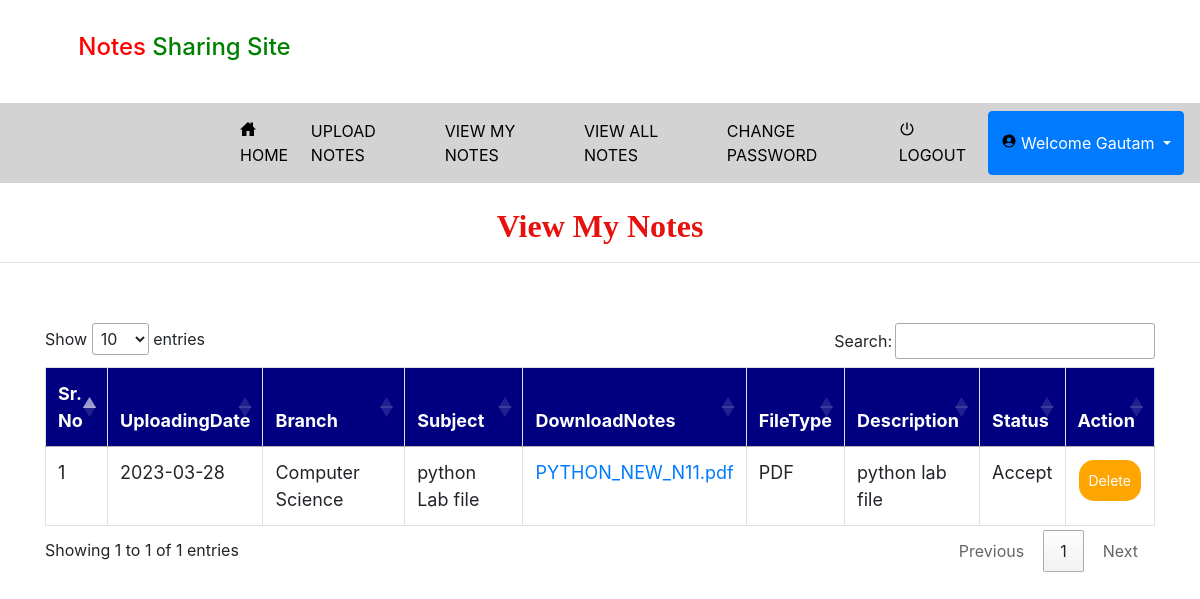
Page /view_mynotes (signed in) on the committed database.
### notes/models.py (models this page shows, shortened)
class Notes(models.Model):
    user = models.ForeignKey(User, on_delete=models.CASCADE, null=True)
    uploadingdate = models.CharField(max_length=30, null=True)
    branch = models.CharField(max_length=30, null=True)
    subject = models.CharField(max_length=30, null=True)
    notesfile = models.FileField(null=True)
    filetype = models.CharField(max_length=30, null=True)
    description = models.CharField(max_length=200, null=True)
    status = models.CharField(max_length=15, null=True)

### notes/views.py (the view)
# urls.py: path('view_mynotes', View_Mynotes, name="view_mynotes"),
def View_Mynotes(request):
    if not request.user.is_authenticated:
        return redirect('login')
    user = User.objects.get(id=request.user.id)
    notes = Notes.objects.filter(user=user)
    d = {'notes': notes}
    return render(request, 'view_mynotes.html', d)

### notes/templates/view_mynotes.html (shortened to what this page needs)
{% extends 'usernavigation.html' %}
{% block body %}
<center><h2 style = "font-family : 'Monotype Corsiva' ; color : #E6120E ; font-weight : bold;margin-top:2%">View My Notes</h2></center><hr>
 <div class="container">
<table class="table table-bordered" id="myTable">
  <thead>
  <tr>
    <th>Sr. No</th>
    <th>UploadingDate</th>
    <th>Branch</th>
    <th>Subject</th>
    <th>DownloadNotes</th>
    <th>FileType</th>
    <th>Description</th>
    <th>Status</th>
    <th>Action</th>
  </tr>
  </thead>
   <tbody>
{% for i in notes %}
  <tr>
      <td>{{forloop.counter}}</td>
    <td>{{i.uploadingdate}} </td>
    <td>{{i.branch}}</td>
    <td>{{i.subject}}</td>
      <td><a href="{{i.notesfile.url}}" download>{{i.notesfile}}</a> </td>
    <td>{{i.filetype}}</td>
    <td>{{i.description}}</td>
      <td>{{i.status}}</td>
    <td><a href="{% url 'delete_mynotes' i.id %}"><button class="button button1" onclick="return confirm('Are you sure?')">Delete</button></a></td>
  </tr>
   {% endfor %}
    </tbody>
</table>
 </div>
{% endblock %}

### notes/templates/usernavigation.html (shortened to what this page needs)
<!DOCTYPE html>
<html lang="en">
<head>
    {% load static %}
     <link rel="stylesheet" href="https://maxcdn.bootstrapcdn.com/bootstrap/4.0.0/css/bootstrap.min.css">
  <link rel = stylesheet href = "//cdn.datatables.net/1.10.19/css/jquery.dataTables.min.css">
<link rel="stylesheet" href="https://cdnjs.cloudflare.com/ajax/libs/font-awesome/4.7.0/css/font-awesome.min.css">
</head>
<body>
<div class="container">
    <h4 style="padding:3%"><span style="color:red">Notes</span> <span style="color:green"> Sharing Site</span></h4>
</div>
<nav class="navbar navbar-expand-sm" style="background-color:lightgrey">
  <ul class="navbar-nav">
   <li class="nav-item">
      <a class="nav-link" href="{% url 'home' %}" style="color:black;margin-left:200px"><ion-icon style="margin-right:2px" name="home-sharp"></ion-icon>HOME</a>
    </li>
    <li class="nav-item">
      <a class="nav-link" href="{% url 'upload_notes' %}" style="color:black">UPLOAD NOTES</a>
    </li>
    <li class="nav-item">
      <a class="nav-link" href="{% url 'view_mynotes' %}" style="color:black">VIEW MY NOTES</a>
    </li>
    <li class="nav-item">
      <a class="nav-link" href="{% url 'viewallnotesuser' %}" style="color:black">VIEW ALL NOTES</a>
    </li>
    <li class="nav-item">
      <a class="nav-link" href="{% url 'change_password' %}" style="color:black">CHANGE PASSWORD</a>
    </li>
   <li> <a class="nav-link" href="{% url 'logout' %}" style="color:black"><ion-icon style="margin-right:2px" name="power-sharp"></ion-icon>LOGOUT</a>
    </li>
      <div class="btn-group">
  <button type="button" class="btn btn-primary dropdown-toggle" data-toggle="dropdown" aria-haspopup="true" aria-expanded="false">
    <ion-icon style="margin-right:4px;color:black" name="person-circle-sharp"></ion-icon>Welcome {{request.user.first_name}}
  </button>
</div>
    </ul>
</nav>
{% block body %}
{% endblock %}
</body></html>

### notes/templates/usernavigation.html (style rules this page uses)
* { box-sizing: border-box; }
#myTable { border-collapse: collapse; width: 100%; border: 1px solid #ddd; font-size: 18px; }
#myTable th { text-align: left; padding: 12px; background-color: Navy; color: white; }
#myTable td { text-align: left; padding: 12px; background-color: white; }
#myTable tr { border-bottom: 1px solid #ddd; }
.button { background-color: orange; border: none; color: white; padding: 10px; text-align: center; text-decoration: none; display: inline-block; font-size: 14px; margin: 1px 1px; cursor: pointer; }
.button1 { border-radius: 15px; }

### rows in the picture
Notes: uploadingdate "2023-03-28", branch "Computer Science", subject "python Lab file", notesfile "PYTHON_NEW_N11.pdf", filetype "PDF", description "python lab file", status "Accept"

### other values in the picture
{{ request.user.first_name }} "Gautam"
